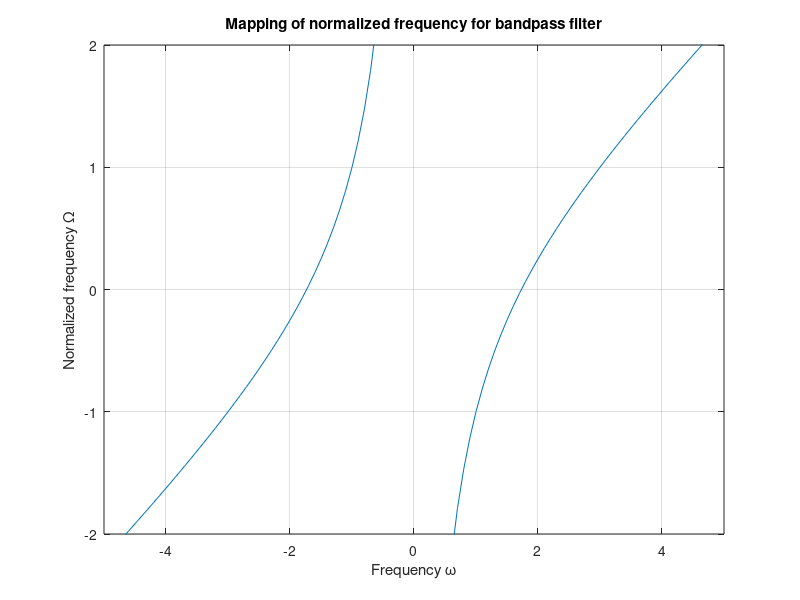

Write the MATLAB code that produced this figure.
%
%   This routine plots a mapping from the normalized to
%   the real frequency for the bandpass filter design with
%   a lower cut-off frequency of 1 and upper cut-off
%   frequency of 3
% 
%   Copyright (c) 1999 by P.Bretchko and R.Ludwig
%   "RF Circuit Design: Theory and Practice"
%

close all; % close all opened graphs
clear all; % clear all variables
figure;    % open new graph

w_L=1; % lower cutoff frequency
w_U=3; % upper cutoff frequency
w_c=sqrt(w_U*w_L); % center frequency
w_real=[-5:0.1:5]; % define frequencies for which the mapping is plotted

% map frequencies
w=w_c/(w_U-w_L).*(w_real/w_c-w_c./w_real);

plot(w_real,w);
axis([-5 5 -2 2]);
title('Mapping of normalized frequency for bandpass filter');
xlabel('Frequency \omega');
ylabel('Normalized frequency \Omega');
grid on;
%print -deps 'fig5_26.eps'


